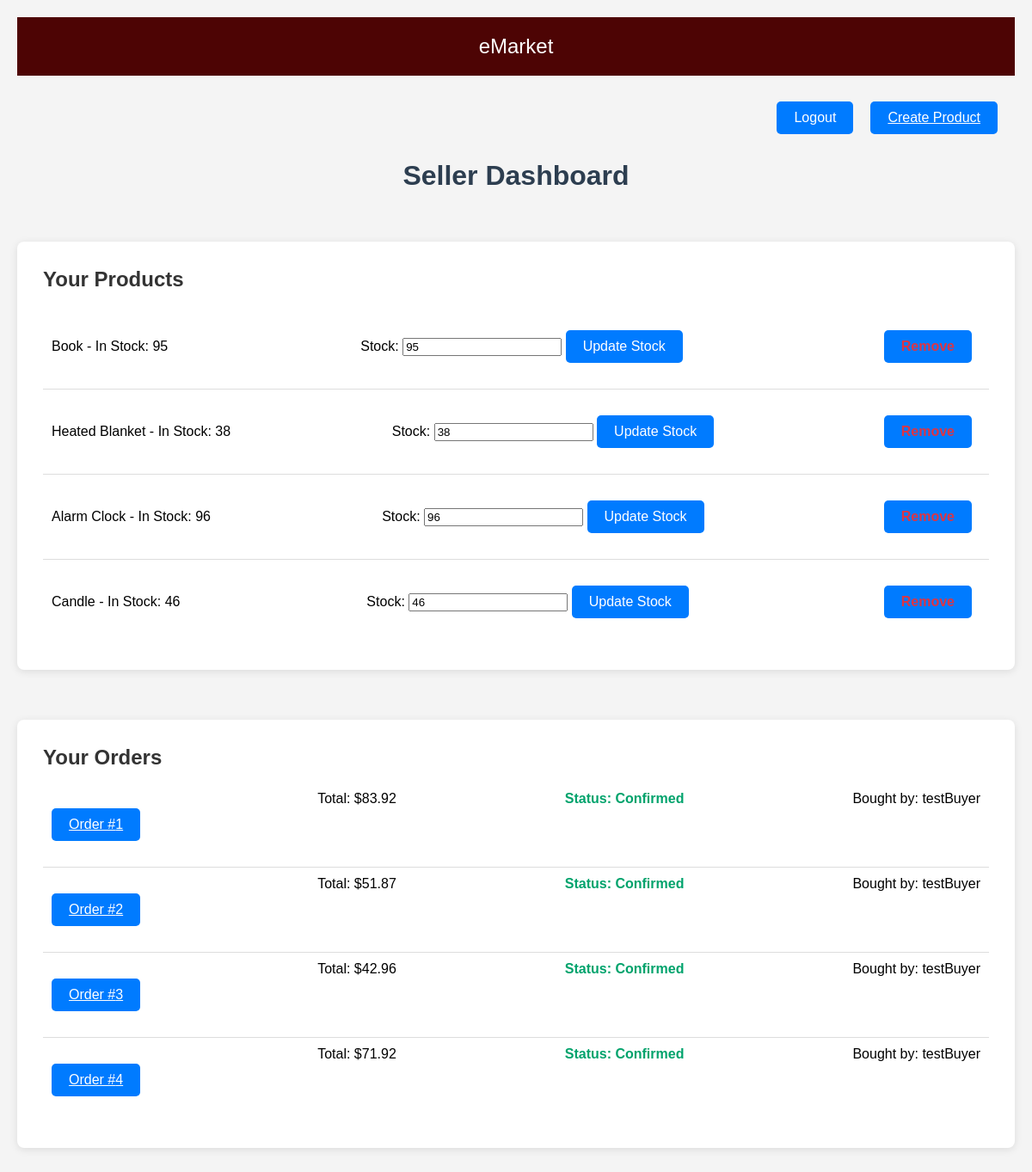
Screenshot of /seller_dashboard/ (signed in) with the database file from the repository.
### app/models.py (models this page shows, shortened)
class Product(models.Model):
    name = models.CharField(max_length=100)
    price = models.DecimalField(decimal_places=2, max_digits=10,default=0, validators=[MinValueValidator(0, message='Please enter a valid price.')],) # type: ignore
    description = models.CharField(max_length=250, default="")
    stock = models.PositiveIntegerField(default=1)
    date_created = models.DateTimeField(null=True,auto_now_add=True)
    seller = models.ForeignKey(User, on_delete=models.CASCADE, null=True, limit_choices_to={'user_type': 'seller'}, related_name='products')
    image = models.ImageField(default="default.jpeg", upload_to="media/", blank=True)
    pending = models.BooleanField(default=True)

class Order(models.Model):
    user = models.ForeignKey(User, on_delete=models.CASCADE)
    user_order_id = models.PositiveIntegerField(default=1)
    cart = models.OneToOneField(Cart, on_delete=models.SET_NULL, null=True)
    cart_products = models.JSONField(null=True)
    quantity = models.PositiveIntegerField(default=1)
    total = models.DecimalField(max_digits=10, decimal_places=2, default=0) # type: ignore
    status = models.CharField(max_length = 50, default='Pending')
    date_created = models.DateTimeField(null=True,auto_now_add=True)

class User(AbstractUser):
    USER_TYPE_CHOICES = (
        ('admin', 'Admin'),
        ('buyer', 'Buyer'),
        ('seller', 'Seller'),
    )
    user_type = models.CharField(max_length=10, choices=USER_TYPE_CHOICES)
    pending = models.BooleanField(default=True)

### app/views.py (the view)
# urls.py: path('seller_dashboard/', views.seller_dashboard, name='seller_dashboard'),
@login_required
def seller_dashboard(request):
    products = Product.objects.filter(seller=request.user).distinct()
    orders = []
    all_orders = Order.objects.all()
    for order in all_orders:
      for product_info in order.cart_products.values():
        if product_info.get("seller") == request.user.username:
          orders.append(order)
          break
    return render(request, 'app/seller_dashboard.html', {'products': products, 'orders': orders})

### app/templates/app/seller_dashboard.html (shortened to what this page needs)
<!DOCTYPE html>
<html lang="en">
<head>
    {% load static %}
    <link rel="stylesheet" href="{% static 'app/seller_dashboard.css' %}">
</head>
<body>
    <header>
        <div class="project-name">eMarket</div>
    </header>
    <nav class="navbar">
        <form method="POST" action="{% url 'logout' %}">
            <button type="submit" class="button">Logout</button>
        </form>
        <a href="{% url 'create_product' %}" class="button">Create Product</a>
    </nav>
    <h1>Seller Dashboard</h1>
    <ul class="container">
        <h2>Your Products</h2>
        {% for product in products %}
            <li class="product-info">
                {{ product.name }} - In Stock: {{ product.stock }}
                <form method="POST" action="{% url 'update_stock' product.id %}">
                    <label for="stock">Stock:</label>
                    <input type="number" name="stock" value="{{ product.stock }}" min="0">
                    <button type="submit" class="button">Update Stock</button>
                </form>
                <a href="{% url 'remove_product' product.id %}" class="button" style="color:4d0404">Remove</a>
            </li>
        {% endfor %}
    </ul>
    <ul class="container">
        <h2>Your Orders</h2>
        {% for order in orders %}
            <li class="order-info">
                <a href="{% url 'order_detail' order.id %}" class="button"> Order #{{ order.user_order_id }}</a>
                    Total: ${{ order.total }} <span class="order-status {{ order.status }}">Status: {{ order.status }}</span> Bought by: {{ order.user }}
            </li>
        {% endfor %}
    </ul>
</body>
</html>

### static/app/seller_dashboard.css (style rules this page uses)
body, h1, h2, p, ul, li, a { margin: 0; padding: 0; }
body { font-family: Arial, sans-serif; margin: 0; padding: 20px; background-color: #f4f4f4; }
header { background: #4d0404; color: white; padding: 20px 20px; text-align: center; font-size: x-large; }
h1 { color: #2d3e50; text-align: center; margin-bottom: 20px; }
.navbar { display: flex; justify-content: flex-end; padding: 10px; }
.navbar .button { margin-left: 10px; }
.container { max-width: 1200px; margin: 5% auto; background-color: #fff; border-radius: 8px; padding: 30px; box-shadow: 0 2px 10px rgba(0, 0, 0, 0.1); }
h2 { color: #333; margin-bottom: 15px; font-size: 1.5em; }
.button { padding: 10px 20px; font-size: 16px; color: white; background-color: #007BFF; border: none; border-radius: 5px; cursor: pointer; transition: background-color 0.3s ease; margin-top: 20px; margin-right: 10px; margin-bottom: 20px; }
ul { list-style-type: none; margin-bottom: 30px; }
li { padding: 10px; border-bottom: 1px solid #ddd; }
li:last-child { border-bottom: none; }
.product-info { display: flex; justify-content: space-between; align-items: center; }
.product-info a { color: #dc3545; font-weight: bold; text-decoration: none; }
.order-info { display: flex; justify-content: space-between; }
.order-status { font-weight: bold; color: #00A36C; }

### rows the page displays
Product: name "Book", stock "95"
Product: name "Heated Blanket", stock "38"
Product: name "Alarm Clock", stock "96"
Product: name "Candle", stock "46"
Order: user_order_id "1", total "83.92", status "Confirmed", user "testBuyer"
Order: user_order_id "2", total "51.87", status "Confirmed", user "testBuyer"
Order: user_order_id "3", total "42.96", status "Confirmed", user "testBuyer"
Order: user_order_id "4", total "71.92", status "Confirmed", user "testBuyer"
